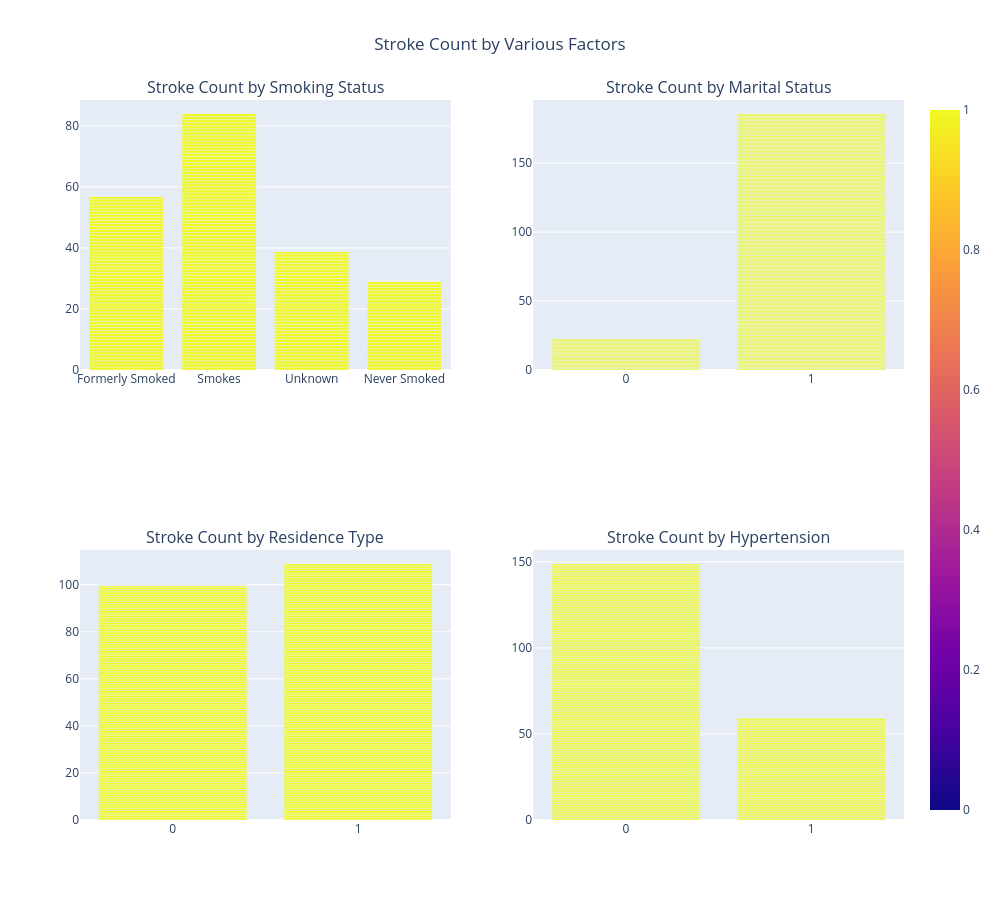

Notebook source saved alongside this figure:
### Code cell
smoking_status_labels = {
    0: 'Never Smoked',
    1: 'Formerly Smoked',
    2: 'Smokes',
    3: 'Unknown'
}

# Apply the mapping to the dataset
df['smoking_status_labeled'] = df['smoking_status'].map(smoking_status_labels)

# Create subplots
fig = sp.make_subplots(
    rows=2, cols=2,
    subplot_titles=(
        'Stroke Count by Smoking Status',
        'Stroke Count by Marital Status',
        'Stroke Count by Residence Type',
        'Stroke Count by Hypertension'
    )
)

# Bar Chart: Stroke by Smoking Status
smoking_fig = px.bar(
    df,
    x='smoking_status_labeled',
    y='stroke',
    color='stroke',
    labels={'smoking_status_labeled': 'Smoking Status', 'stroke': 'Stroke Count'},
    barmode='group'
)

# Bar Chart: Stroke by Marital Status
marital_fig = px.bar(
    df,
    x='ever_married',
    y='stroke',
    color='stroke',
    labels={'ever_married': 'Marital Status', 'stroke': 'Stroke Count'},
    barmode='group'
)

# Bar Chart: Stroke by Residence Type
residence_fig = px.bar(
    df,
    x='Residence_type',
    y='stroke',
    color='stroke',
    labels={'Residence_type': 'Residence Type', 'stroke': 'Stroke Count'},
    barmode='group'
)

# Bar Chart: Stroke by Hypertension
hypertension_fig = px.bar(
    df,
    x='hypertension',
    y='stroke',
    color='stroke',
    labels={'hypertension': 'Hypertension', 'stroke': 'Stroke Count'},
    barmode='group'
)

# Add traces to the subplot
fig.add_trace(smoking_fig.data[0], row=1, col=1)
fig.add_trace(marital_fig.data[0], row=1, col=2)
fig.add_trace(residence_fig.data[0], row=2, col=1)
fig.add_trace(hypertension_fig.data[0], row=2, col=2)

# Update layout for better readability
fig.update_layout(
    height=900,
    width=1000,
    title_text="Stroke Count by Various Factors",
    showlegend=False,
    title_x=0.5
)

# Show the plot
fig.show()

### Figure 1 — Plotly figure (JSON) as saved in the notebook; plotly's stock layout.template omitted (floating-point values rounded to 4 significant figures; data arrays with more than 128 entries replaced by an {"elided": "..."} marker saying what was removed)
{"data": [{"alignmentgroup": "True", "hovertemplate": "Smoking Status=%{x}<br>Stroke Count=%{marker.color}<extra></extra>", "legendgroup": "", "marker": {"color": {"elided": "4909 int values"}, "coloraxis": "coloraxis", "pattern": {"shape": ""}}, "name": "", "offsetgroup": "", "orientation": "v", "showlegend": false, "textposition": "auto", "type": "bar", "x": {"elided": "4909 str values"}, "xaxis": "x", "y": {"elided": "4909 int values"}, "yaxis": "y"}, {"alignmentgroup": "True", "hovertemplate": "Marital Status=%{x}<br>Stroke Count=%{marker.color}<extra></extra>", "legendgroup": "", "marker": {"color": {"elided": "4909 int values"}, "coloraxis": "coloraxis", "pattern": {"shape": ""}}, "name": "", "offsetgroup": "", "orientation": "v", "showlegend": false, "textposition": "auto", "type": "bar", "x": {"elided": "4909 int values"}, "xaxis": "x2", "y": {"elided": "4909 int values"}, "yaxis": "y2"}, {"alignmentgroup": "True", "hovertemplate": "Residence Type=%{x}<br>Stroke Count=%{marker.color}<extra></extra>", "legendgroup": "", "marker": {"color": {"elided": "4909 int values"}, "coloraxis": "coloraxis", "pattern": {"shape": ""}}, "name": "", "offsetgroup": "", "orientation": "v", "showlegend": false, "textposition": "auto", "type": "bar", "x": {"elided": "4909 int values"}, "xaxis": "x3", "y": {"elided": "4909 int values"}, "yaxis": "y3"}, {"alignmentgroup": "True", "hovertemplate": "Hypertension=%{x}<br>Stroke Count=%{marker.color}<extra></extra>", "legendgroup": "", "marker": {"color": {"elided": "4909 int values"}, "coloraxis": "coloraxis", "pattern": {"shape": ""}}, "name": "", "offsetgroup": "", "orientation": "v", "showlegend": false, "textposition": "auto", "type": "bar", "x": {"elided": "4909 int values"}, "xaxis": "x4", "y": {"elided": "4909 int values"}, "yaxis": "y4"}], "layout": {"annotations": [{"font": {"size": 16}, "showarrow": false, "text": "Stroke Count by Smoking Status", "x": 0.225, "xanchor": "center", "xref": "paper", "y": 1, "yanchor": "bottom", "yref": "paper"}, {"font": {"size": 16}, "showarrow": false, "text": "Stroke Count by Marital Status", "x": 0.775, "xanchor": "center", "xref": "paper", "y": 1, "yanchor": "bottom", "yref": "paper"}, {"font": {"size": 16}, "showarrow": false, "text": "Stroke Count by Residence Type", "x": 0.225, "xanchor": "center", "xref": "paper", "y": 0.375, "yanchor": "bottom", "yref": "paper"}, {"font": {"size": 16}, "showarrow": false, "text": "Stroke Count by Hypertension", "x": 0.775, "xanchor": "center", "xref": "paper", "y": 0.375, "yanchor": "bottom", "yref": "paper"}], "height": 900, "showlegend": false, "title": {"text": "Stroke Count by Various Factors", "x": 0.5}, "width": 1000, "xaxis": {"anchor": "y", "autorange": true, "domain": [0, 0.45], "range": [-0.5, 3.5], "type": "category"}, "xaxis2": {"anchor": "y2", "autorange": true, "domain": [0.55, 1], "range": [-0.5, 1.5], "type": "linear"}, "xaxis3": {"anchor": "y3", "autorange": true, "domain": [0, 0.45], "range": [-0.5, 1.5], "type": "linear"}, "xaxis4": {"anchor": "y4", "autorange": true, "domain": [0.55, 1], "range": [-0.5, 1.5], "type": "linear"}, "yaxis": {"anchor": "x", "autorange": true, "domain": [0.625, 1], "range": [0, 88.42], "type": "linear"}, "yaxis2": {"anchor": "x2", "autorange": true, "domain": [0.625, 1], "range": [0, 195.8], "type": "linear"}, "yaxis3": {"anchor": "x3", "autorange": true, "domain": [0, 0.375], "range": [0, 114.7], "type": "linear"}, "yaxis4": {"anchor": "x4", "autorange": true, "domain": [0, 0.375], "range": [0, 156.8], "type": "linear"}}}
